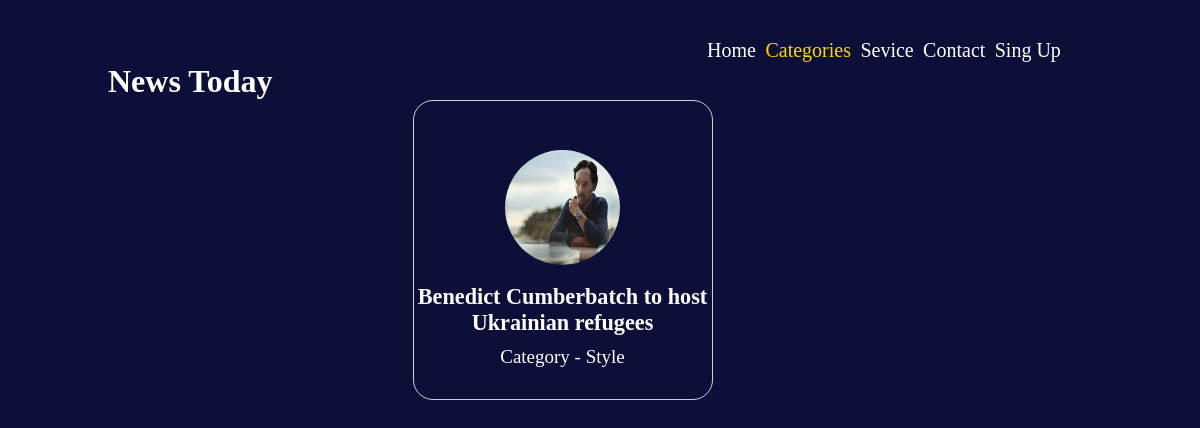
The page /style/ on the database its author committed.
### polls/models.py (models this page shows, shortened)
class News(models.Model):
	category = models.ForeignKey(Categories,on_delete=models.CASCADE, verbose_name='Main Category', related_name='main')
	aditional_category = models.ManyToManyField(Categories,blank=True,verbose_name='Aditional Category',related_name='aditional')
	name = models.CharField(max_length=300)
	slug = models.SlugField(max_length=350,unique=True)
	text = models.TextField(max_length=10000)
	date = models.DateTimeField(auto_now=True)
	photo = models.ImageField(upload_to='photos')
	public = models.BooleanField(default=True)
	class Meta:
		verbose_name = 'News'
		verbose_name_plural = 'Posts'

class Categories(models.Model):
	name = models.CharField(max_length=100)
	slug = models.SlugField(max_length=150)
	public = models.BooleanField(default=True)
	def __str__(self):
		return f"{self.name}"
	class Meta:
		verbose_name = 'Category'
		verbose_name_plural = 'Categories'

### polls/views.py (the view)
# urls.py: path('<slug:cat_slug>/',CategoriesListView.as_view(), name='category')
class CategoriesListView(ListView):
	model = News
	template_name = 'posts.html'
	context_object_name = 'post_category'
	allow_empty = False
	def get_queryset(self):
		return News.objects.filter(category__slug=self.kwargs['cat_slug'], public= True)
	def get_context_data(self, *, object_list=None, **kwargs):
		context = super().get_context_data(**kwargs)
		context['category'] = Categories.objects.all()
		context['title'] = 'Категория - ' + str(context['post_category'][0].category)
		return context

### templates/posts.html (shortened to what this page needs)
<!DOCTYPE html>
{% load static %}
<html lang="en">
<head>
	<link rel="stylesheet" href="{% static 'css/style.css' %}">
</head>
<body style="background: #0C0F38;">
	<header>
		<div class="text">
			<h1><a href="{% url 'news'%}" class="texto">News Today</a></h1>
		</div>
		<div class="main">
			<ul>
				<li><a href="{% url 'news'%}" style="color: unset;">Home</a></li>
				<li><a href="{% url 'cat' %}" style="color: gold;">Categories</a></li>
				<li><a href="#">Sevice</a></li>
				<li><a href="#">Contact</a></li>
				<li><a href="#">Sing Up</a></li>
			</ul>
		</div>
	</header>
	<div class="serv_cubs">
			<div class="cubs">
				<div class="cubs_div">
					{%for post in object_list %}
							<div class="cub" style="justify-content: center;">
								<div><img src="{{ post.photo.url }}" alt="" width="115px" height="115px" style="border-radius: 50%;"></div><br>
								<a href="{% url 'post' post.slug %}" style="text-decoration: none; color: white;">
									<h3>{{post.name}}</h3>
									<p style="margin-top: 10px">Category - {{ post.category}}</p>
								</a>
							</div>
					{%endfor%}
				</div>
			</div>
		</div>
</body>
</html>

### static/css/style.css (style rules this page uses)
* { margin: 0; box-sizing: border-box; }
header { width: 100%; height: 100px; background: #0C0F38; color: white; display: flex; }
.text { width: 50%; height: 100%; display: flex; margin-left: 9%; align-items: flex-end; }
.text h1 { cursor: pointer; }
.main { width: 80%; height: 100%; font-size: 20px; display: flex; align-items: center; justify-content: center; z-index: 3; }
.main ul { width: 60%; display: flex; justify-content: space-around; }
.main li:first-child a { color: gold; }
.main li { list-style-type: none; }
.main a { color: white; text-decoration: none; transition: .5s; }
.serv_cubs { width: 100%; height: 700px; display: flex; justify-content: center; }
.cubs { width: 1250px; height: 100%; }
.cubs_div { display: grid; justify-content: center; row-gap: 25px; column-gap: 25px; grid-template-columns: auto auto auto auto; }
.cub { width: 300px; height: 300px; display: flex; flex-direction: column; align-items: center; color: white; font-size: 19px; cursor: pointer; text-align: center; border: 1px solid #CECFD7; border-radius: 20px; transition: .5s; }
.texto { text-decoration: none; color: white; }
.cub div { width: 110px; height: 110px; display: flex; margin-top: 20px; justify-content: center; align-items: center; }
.container h4,p { margin: auto; }

### rows shown on the page
News: photo (picture), name "Benedict Cumberbatch to host Ukrainian refugees", category "Style"
